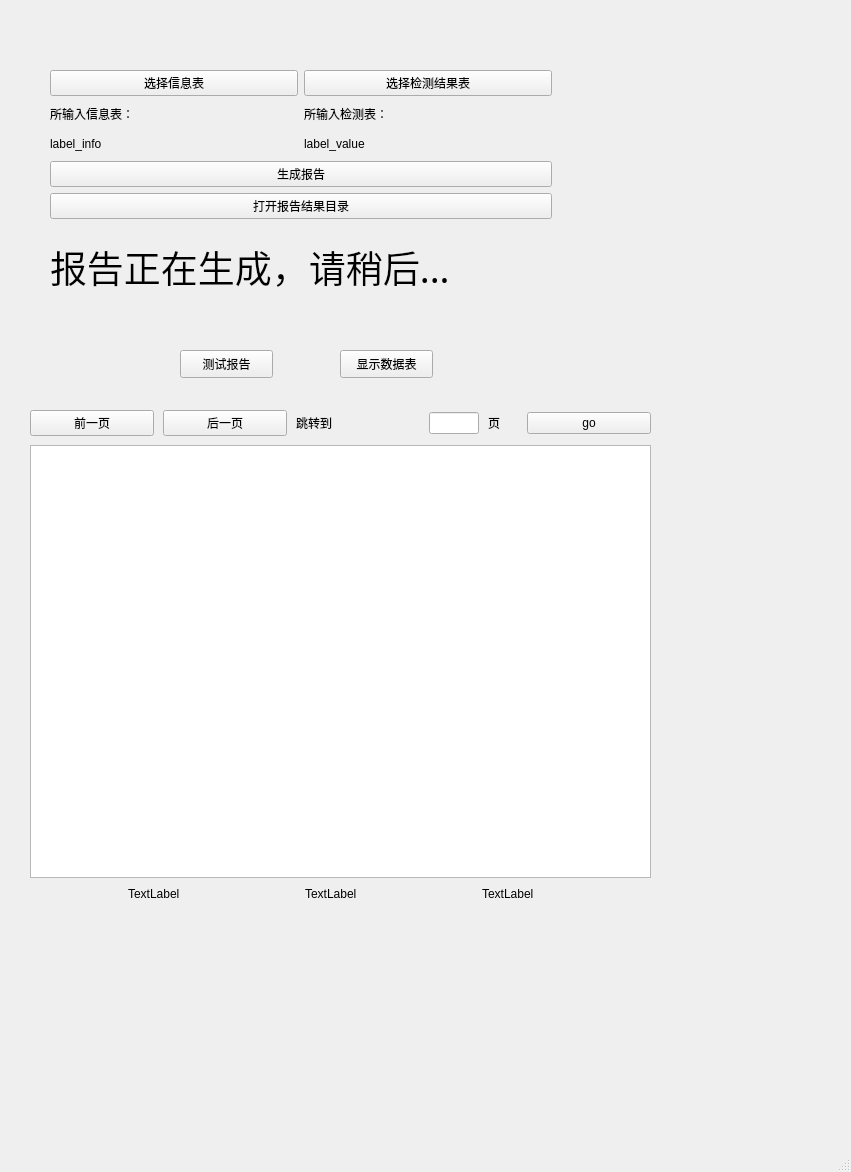
<?xml version="1.0" encoding="UTF-8"?>
<ui version="4.0">
 <class>MainWindow</class>
 <widget class="QMainWindow" name="MainWindow">
  <property name="geometry">
   <rect>
    <x>0</x>
    <y>0</y>
    <width>851</width>
    <height>1172</height>
   </rect>
  </property>
  <property name="windowTitle">
   <string>尿结石报告软件</string>
  </property>
  <widget class="QWidget" name="centralwidget">
   <widget class="QWidget" name="verticalLayoutWidget">
    <property name="geometry">
     <rect>
      <x>50</x>
      <y>70</y>
      <width>502</width>
      <height>239</height>
     </rect>
    </property>
    <layout class="QVBoxLayout" name="verticalLayout">
     <item>
      <layout class="QGridLayout" name="gridLayout">
       <item row="0" column="0">
        <widget class="QPushButton" name="btnOpenInfo">
         <property name="text">
          <string>选择信息表</string>
         </property>
        </widget>
       </item>
       <item row="0" column="1">
        <widget class="QPushButton" name="btnOpenValue">
         <property name="text">
          <string>选择检测结果表</string>
         </property>
        </widget>
       </item>
       <item row="1" column="0">
        <widget class="QLabel" name="label_2">
         <property name="text">
          <string>所输入信息表：</string>
         </property>
        </widget>
       </item>
       <item row="1" column="1">
        <widget class="QLabel" name="label_3">
         <property name="text">
          <string>所输入检测表：</string>
         </property>
        </widget>
       </item>
       <item row="2" column="0">
        <widget class="QLabel" name="label_info">
         <property name="text">
          <string>label_info</string>
         </property>
        </widget>
       </item>
       <item row="2" column="1">
        <widget class="QLabel" name="label_value">
         <property name="text">
          <string>label_value</string>
         </property>
        </widget>
       </item>
      </layout>
     </item>
     <item>
      <widget class="QPushButton" name="btnGenerateReport">
       <property name="text">
        <string>生成报告</string>
       </property>
      </widget>
     </item>
     <item>
      <widget class="QPushButton" name="btnReport">
       <property name="enabled">
        <bool>true</bool>
       </property>
       <property name="text">
        <string>打开报告结果目录</string>
       </property>
      </widget>
     </item>
     <item>
      <widget class="QLabel" name="lbl_report_status">
       <property name="font">
        <font>
         <family>Adobe Devanagari</family>
         <pointsize>28</pointsize>
        </font>
       </property>
       <property name="text">
        <string>报告正在生成，请稍后...</string>
       </property>
      </widget>
     </item>
    </layout>
   </widget>
   <widget class="QWidget" name="verticalLayoutWidget_2">
    <property name="geometry">
     <rect>
      <x>30</x>
      <y>410</y>
      <width>621</width>
      <height>491</height>
     </rect>
    </property>
    <layout class="QVBoxLayout" name="verticalLayout_2">
     <property name="spacing">
      <number>9</number>
     </property>
     <property name="sizeConstraint">
      <enum>QLayout::SetMinAndMaxSize</enum>
     </property>
     <item>
      <layout class="QHBoxLayout" name="operatorLayout">
       <item>
        <widget class="QPushButton" name="prevButton">
         <property name="text">
          <string>前一页</string>
         </property>
        </widget>
       </item>
       <item>
        <widget class="QPushButton" name="nextButton">
         <property name="text">
          <string>后一页</string>
         </property>
        </widget>
       </item>
       <item>
        <widget class="QLabel" name="switchPage">
         <property name="text">
          <string>跳转到</string>
         </property>
        </widget>
       </item>
       <item>
        <widget class="QLineEdit" name="switchPageLineEdit">
         <property name="maximumSize">
          <size>
           <width>50</width>
           <height>16777215</height>
          </size>
         </property>
        </widget>
       </item>
       <item>
        <widget class="QLabel" name="page">
         <property name="maximumSize">
          <size>
           <width>30</width>
           <height>16777215</height>
          </size>
         </property>
         <property name="text">
          <string>页</string>
         </property>
        </widget>
       </item>
       <item>
        <widget class="QPushButton" name="switchPageButton">
         <property name="text">
          <string>go</string>
         </property>
        </widget>
       </item>
      </layout>
     </item>
     <item>
      <widget class="QTableView" name="tableView"/>
     </item>
     <item>
      <layout class="QHBoxLayout" name="statusLayout">
       <item>
        <widget class="QLabel" name="totalPageLabel">
         <property name="maximumSize">
          <size>
           <width>70</width>
           <height>16777215</height>
          </size>
         </property>
         <property name="text">
          <string>TextLabel</string>
         </property>
        </widget>
       </item>
       <item>
        <widget class="QLabel" name="currentPageLabel">
         <property name="maximumSize">
          <size>
           <width>70</width>
           <height>70</height>
          </size>
         </property>
         <property name="text">
          <string>TextLabel</string>
         </property>
        </widget>
       </item>
       <item>
        <widget class="QLabel" name="totalRecordLabel">
         <property name="maximumSize">
          <size>
           <width>70</width>
           <height>16777215</height>
          </size>
         </property>
         <property name="text">
          <string>TextLabel</string>
         </property>
        </widget>
       </item>
      </layout>
     </item>
    </layout>
   </widget>
   <widget class="QPushButton" name="btnTestReport">
    <property name="geometry">
     <rect>
      <x>180</x>
      <y>350</y>
      <width>93</width>
      <height>28</height>
     </rect>
    </property>
    <property name="text">
     <string>测试报告</string>
    </property>
   </widget>
   <widget class="QPushButton" name="btnShowPatientInfo">
    <property name="geometry">
     <rect>
      <x>340</x>
      <y>350</y>
      <width>93</width>
      <height>28</height>
     </rect>
    </property>
    <property name="text">
     <string>显示数据表</string>
    </property>
   </widget>
   <widget class="QLabel" name="lbl_finish">
    <property name="geometry">
     <rect>
      <x>140</x>
      <y>920</y>
      <width>301</width>
      <height>161</height>
     </rect>
    </property>
    <property name="font">
     <font>
      <pointsize>10</pointsize>
     </font>
    </property>
    <property name="text">
     <string/>
    </property>
   </widget>
  </widget>
  <widget class="QMenuBar" name="menubar">
   <property name="geometry">
    <rect>
     <x>0</x>
     <y>0</y>
     <width>851</width>
     <height>26</height>
    </rect>
   </property>
  </widget>
  <widget class="QStatusBar" name="statusbar">
   <property name="sizeGripEnabled">
    <bool>true</bool>
   </property>
  </widget>
 </widget>
 <resources/>
 <connections/>
</ui>
